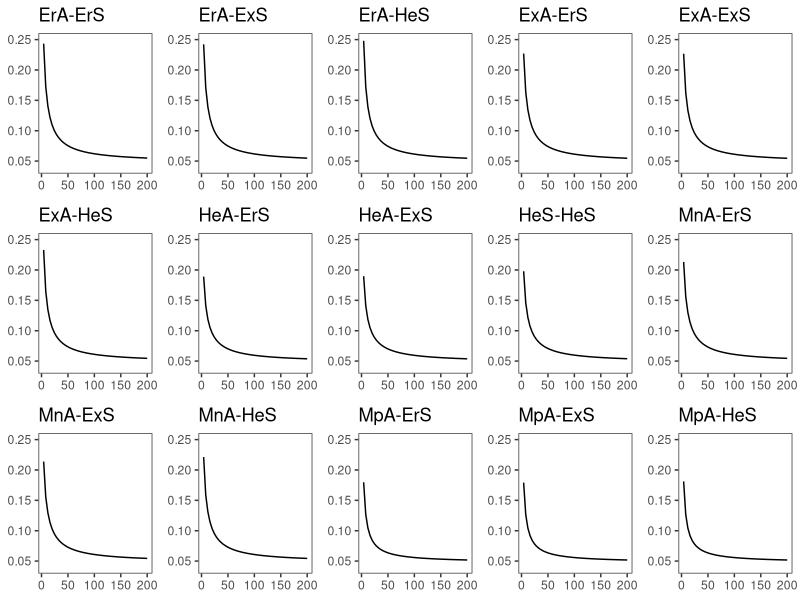
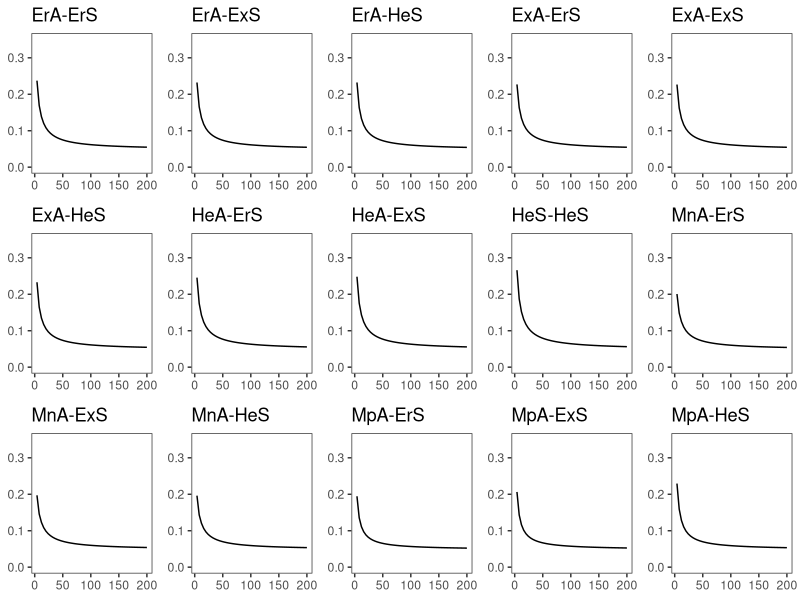
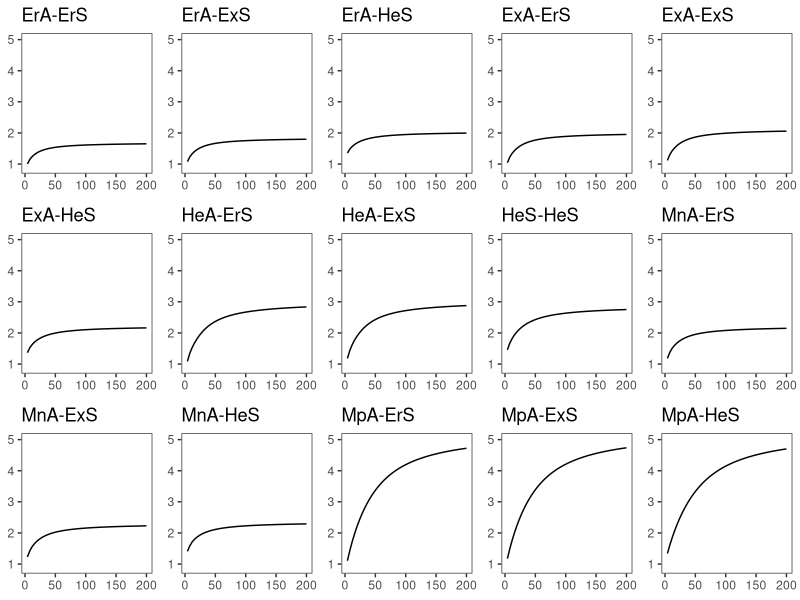
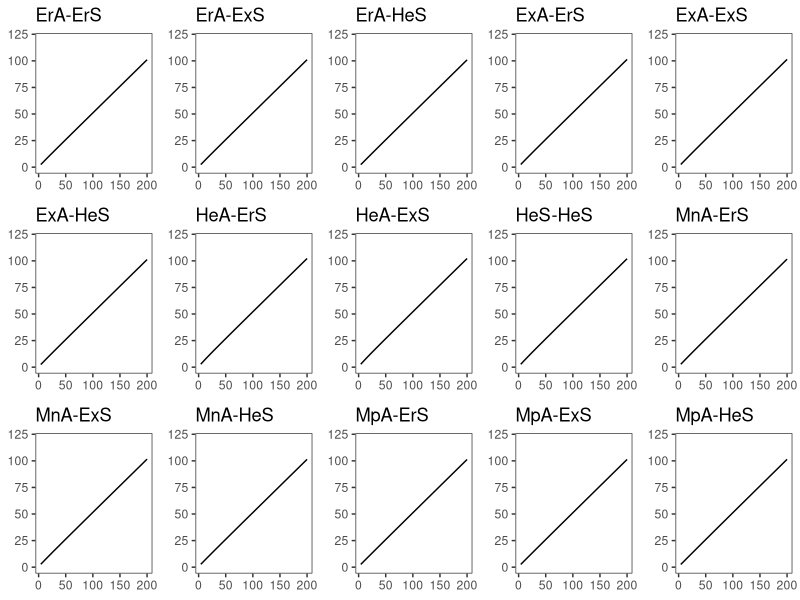
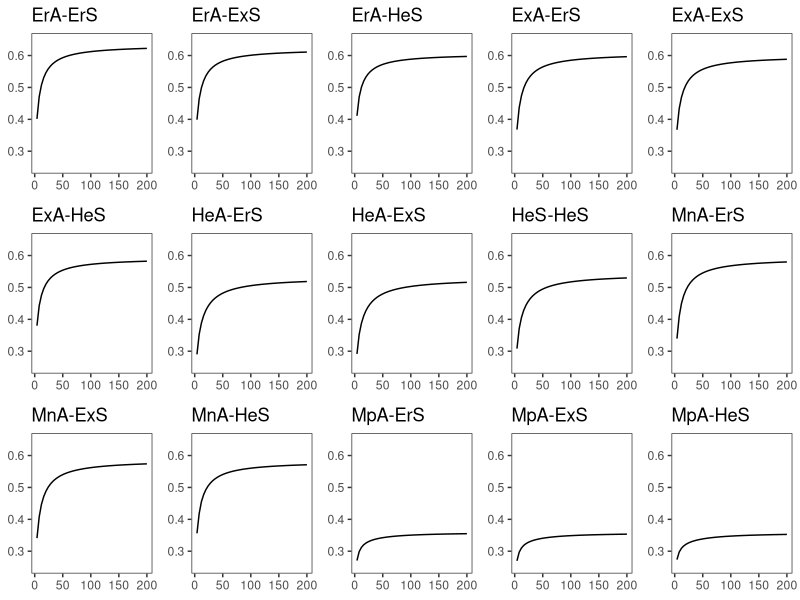
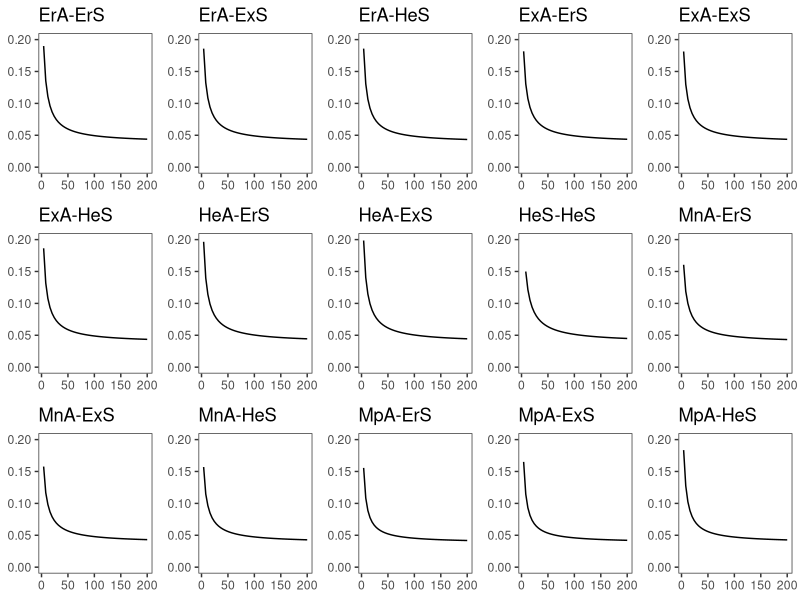
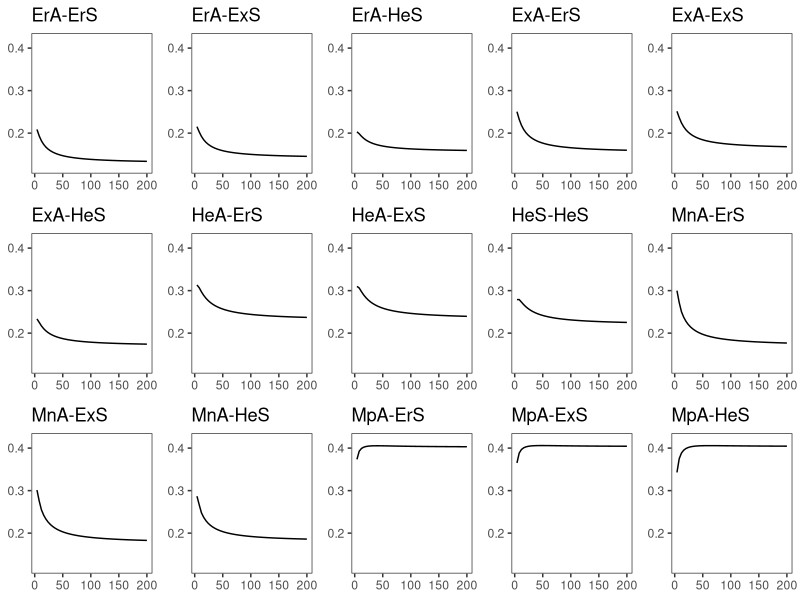
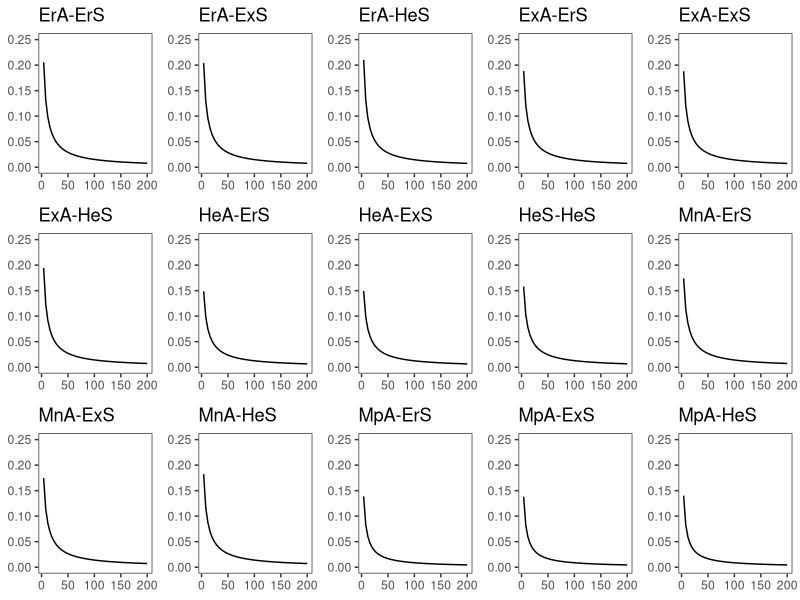

These figures' R source, in order:
library(gridExtra)
library(ggplot2)
library(dplyr)

setwd("~/Sudha/Analytics/Papers-Related/Datasets")

multiplot <- function(..., plotlist = NULL, file, cols = 1, layout = NULL) {
  require(grid)
  
  plots <- c(list(...), plotlist)
  
  numPlots = length(plots)
  
  if (is.null(layout)) {
    layout <- matrix(seq(1, cols * ceiling(numPlots/cols)),
                     ncol = cols, nrow = ceiling(numPlots/cols))
  }
  
  if (numPlots == 1) {
    print(plots[[1]])
    
  } else {
    grid.newpage()
    pushViewport(viewport(layout = grid.layout(nrow(layout), ncol(layout))))
    
    for (i in 1:numPlots) {
      matchidx <- as.data.frame(which(layout == i, arr.ind = TRUE))
      
      print(plots[[i]], vp = viewport(layout.pos.row = matchidx$row,
                                      layout.pos.col = matchidx$col))
    }
  }
}

output8 <- read.csv("XLA0.8Services.csv")
output1 <- read.csv("XLA0.1Services.csv")
output95 <- read.csv("XLA0.95Services.csv")

ERA <- 0.88388
EXA <- 1.25
MNA <- 1.7619
HEA <- 2.8059

ERS <- 0.70711
EXS <- 1
HES <- 2.24472

RHON <- -0.48891
RHOP <- 0.48891

ERER <- filter(output8, SDA==ERA & SDS==ERS)
EREX <- filter(output8, SDA==ERA & SDS==EXS)
ERHE <- filter(output8, SDA==ERA & SDS==HES)

EXER <- filter(output8, SDA==EXA & SDS==ERS)
EXEX <- filter(output8, SDA==EXA & SDS==EXS)
EXHE <- filter(output8, SDA==EXA & SDS==HES)

HEER <- filter(output8, SDA==HEA & SDS==ERS)
HEEX <- filter(output8, SDA==HEA & SDS==EXS)
HEHE <- filter(output8, SDA==HEA & SDS==HES)

MNER <- filter(output8, SDA==MNA & SDS==ERS & RHO==RHON)
MNEX <- filter(output8, SDA==MNA & SDS==EXS & RHO==RHON)
MNHE <- filter(output8, SDA==MNA & SDS==HES & RHO==RHON)

MPER <- filter(output8, SDA==MNA & SDS==ERS & RHO==RHOP)
MPEX <- filter(output8, SDA==MNA & SDS==EXS & RHO==RHOP)
MPHE <- filter(output8, SDA==MNA & SDS==HES & RHO==RHOP)

myplot <- function(xcol, ycol, xl, yl) {
  p1 <- ggplot(ERER, aes_string(x = xcol, y = ycol)) + geom_line() + theme_bw() + theme(panel.grid=element_blank(), axis.title.x=element_blank(), axis.title.y=element_blank()) + scale_y_continuous(limits=c(xl, yl)) + ggtitle("ErA-ErS")
  p2 <- ggplot(EREX, aes_string(x = xcol, y = ycol)) + geom_line() + theme_bw() + theme(panel.grid=element_blank(), axis.title.x=element_blank(), axis.title.y=element_blank()) + scale_y_continuous(limits=c(xl, yl)) + ggtitle("ErA-ExS")
  p3 <- ggplot(ERHE, aes_string(x = xcol, y = ycol)) + geom_line() + theme_bw() + theme(panel.grid=element_blank(), axis.title.x=element_blank(), axis.title.y=element_blank()) + scale_y_continuous(limits=c(xl, yl)) + ggtitle("ErA-HeS")

  p4 <- ggplot(EXER, aes_string(x = xcol, y = ycol)) + geom_line() + theme_bw() + theme(panel.grid=element_blank(), axis.title.x=element_blank(), axis.title.y=element_blank()) + scale_y_continuous(limits=c(xl, yl)) + ggtitle("ExA-ErS")
  p5 <- ggplot(EXEX, aes_string(x = xcol, y = ycol)) + geom_line() + theme_bw() + theme(panel.grid=element_blank(), axis.title.x=element_blank(), axis.title.y=element_blank()) + scale_y_continuous(limits=c(xl, yl)) + ggtitle("ExA-ExS")
  p6 <- ggplot(EXHE, aes_string(x = xcol, y = ycol)) + geom_line() + theme_bw() + theme(panel.grid=element_blank(), axis.title.x=element_blank(), axis.title.y=element_blank()) + scale_y_continuous(limits=c(xl, yl)) + ggtitle("ExA-HeS")
  
  p7 <- ggplot(HEER, aes_string(x = xcol, y = ycol)) + geom_line() + theme_bw() + theme(panel.grid=element_blank(), axis.title.x=element_blank(), axis.title.y=element_blank()) + scale_y_continuous(limits=c(xl, yl)) + ggtitle("HeA-ErS")
  p8 <- ggplot(HEEX, aes_string(x = xcol, y = ycol)) + geom_line() + theme_bw() + theme(panel.grid=element_blank(), axis.title.x=element_blank(), axis.title.y=element_blank()) + scale_y_continuous(limits=c(xl, yl)) + ggtitle("HeA-ExS")
  p9 <- ggplot(HEHE, aes_string(x = xcol, y = ycol)) + geom_line() + theme_bw() + theme(panel.grid=element_blank(), axis.title.x=element_blank(), axis.title.y=element_blank()) + scale_y_continuous(limits=c(xl, yl)) + ggtitle("HeS-HeS")
  
  p10 <- ggplot(MNER, aes_string(x = xcol, y = ycol)) + geom_line() + theme_bw() + theme(panel.grid=element_blank(), axis.title.x=element_blank(), axis.title.y=element_blank()) + scale_y_continuous(limits=c(xl, yl)) + ggtitle("MnA-ErS")
  p11 <- ggplot(MNEX, aes_string(x = xcol, y = ycol)) + geom_line() + theme_bw() + theme(panel.grid=element_blank(), axis.title.x=element_blank(), axis.title.y=element_blank()) + scale_y_continuous(limits=c(xl, yl)) + ggtitle("MnA-ExS")
  p12 <- ggplot(MNHE, aes_string(x = xcol, y = ycol)) + geom_line() + theme_bw() + theme(panel.grid=element_blank(), axis.title.x=element_blank(), axis.title.y=element_blank()) + scale_y_continuous(limits=c(xl, yl)) + ggtitle("MnA-HeS")
  
  p13 <- ggplot(MPER, aes_string(x = xcol, y = ycol)) + geom_line() + theme_bw() + theme(panel.grid=element_blank(), axis.title.x=element_blank(), axis.title.y=element_blank()) + scale_y_continuous(limits=c(xl, yl)) + ggtitle("MpA-ErS")
  p14 <- ggplot(MPEX, aes_string(x = xcol, y = ycol)) + geom_line() + theme_bw() + theme(panel.grid=element_blank(), axis.title.x=element_blank(), axis.title.y=element_blank()) + scale_y_continuous(limits=c(xl, yl)) + ggtitle("MpA-ExS")
  p15 <- ggplot(MPHE, aes_string(x = xcol, y = ycol)) + geom_line() + theme_bw() + theme(panel.grid=element_blank(), axis.title.x=element_blank(), axis.title.y=element_blank()) + scale_y_continuous(limits=c(xl, yl)) + ggtitle("MpA-HeS")

  #plot all 15 graphs on one page
  grid.arrange(p1, p2, p3, p4, p5, p6, p7, p8, p9, p10, p11, p12, p13, p14, p15, ncol=5)
  
}

sampleplot <- function(xcol, ycol, xl, yl) {
  p1 <- ggplot(ERER, aes_string(x = xcol, y = ycol)) + geom_line() + theme_bw() + theme(panel.grid=element_blank(), axis.title.x=element_blank(), axis.title.y=element_blank()) + scale_y_continuous(limits=c(xl, yl)) + ggtitle("ER")
  p5 <- ggplot(EXEX, aes_string(x = xcol, y = ycol)) + geom_line() + theme_bw() + theme(panel.grid=element_blank(), axis.title.x=element_blank(), axis.title.y=element_blank()) + scale_y_continuous(limits=c(xl, yl)) + ggtitle("EX")
  p9 <- ggplot(HEHE, aes_string(x = xcol, y = ycol)) + geom_line() + theme_bw() + theme(panel.grid=element_blank(), axis.title.x=element_blank(), axis.title.y=element_blank()) + scale_y_continuous(limits=c(xl, yl)) + ggtitle("HE")
  p10 <- ggplot(MNER, aes_string(x = xcol, y = ycol)) + geom_line() + theme_bw() + theme(panel.grid=element_blank(), axis.title.x=element_blank(), axis.title.y=element_blank()) + scale_y_continuous(limits=c(xl, yl)) + ggtitle("MN")
  p13 <- ggplot(MPER, aes_string(x = xcol, y = ycol)) + geom_line() + theme_bw() + theme(panel.grid=element_blank(), axis.title.x=element_blank(), axis.title.y=element_blank()) + scale_y_continuous(limits=c(xl, yl)) + ggtitle("MP")

  #plot all 15 graphs on one page
  grid.arrange(p1, p5, p9, p10, p13, ncol=2)
  
}


# plot graphs for P.DOWN. vs. S
myplot("S", "P.DOWN.", 0.04, 0.25)

# plot graphs for P(loss) vs. S
myplot("S", "P.LOSS.", 0.00, 0.35)

# plot graphs for Mean waiting time in system vs. S
myplot("S", "MEANWTS", 0.9, 5)

# plot graphs for Mean cash level in system vs. S
myplot("S", "MEAN_CL", 0, 120)

# plot graphs for RLWSR vs. S
myplot("S", "RLWSR", 0.25, 0.65)

# plot graphs for RDLOS vs. S
myplot("S", "RDLOS", 0.00, 0.20)

# plot graphs for RCLOS vs. S
myplot("S", "RCLOS", 0.12, 0.42)

# plot graphs for P(down due to cash shortage) vs. S
myplot("S", "P.CS_SH.", 0.00, 0.25)

# plot graphs for P(down due to shock) vs. S
myplot("S", "P.DN_SK.", 0.035, 0.05)

#sample plots one of each arrival type
sampleplot("S", "P.DOWN.", 0.04, 0.25)
sampleplot("S", "P.LOSS.", 0.00, 0.35)
sampleplot("S", "MEANWTS", 0.9, 5)
sampleplot("S", "MEAN_CL", 0, 120)
sampleplot("S", "RLWSR", 0.25, 0.65)
sampleplot("S", "RDLOS", 0.00, 0.20)
sampleplot("S", "RCLOS", 0.12, 0.42)
sampleplot("S", "P.CS_SH.", 0.00, 0.25)
sampleplot("S", "P.DN_SK.", 0.035, 0.05)

rm(p1)
xcol="S"
ycol="RCLOS"
xl=0.11
yl=0.25
p1 <- ggplot(ERER, aes_string(x =xcol, y =ycol)) + geom_line() + theme_bw() + theme(panel.grid=element_blank(), axis.title.x=element_blank(), axis.title.y=element_blank())  + ggtitle("ER-ER") + scale_y_continuous(limits=c(xl, yl))

p1



